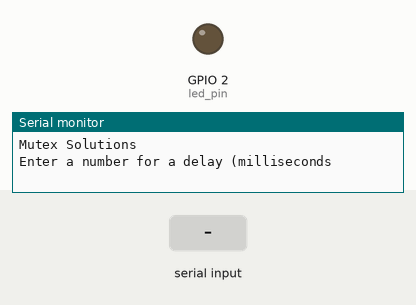
This sketch was run on a simulated ESP32. Shown: output pins drawn as LEDs (lit = HIGH), the last lines printed to the serial monitor. Dashed ring = blinking. The inputs (shaded band) are chosen by the test bench.

Above: at 1.8 s.
1.9 s: "90,45\n" received over Serial
At 1.91 s:
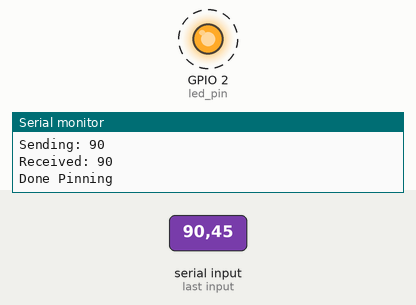
Timing chart, 0 to 10.9 s (numbered marks = the images above; inputs shaded):
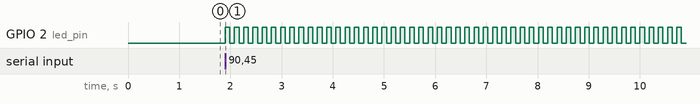

The sketch:

SemaphoresExample.ino
```cpp
//config to use 1 core
#if CONFIG_FREERTOS_UNICORE
static const BaseType_t app_cpu = 0;
#else
static const BaseType_t app_cpu = 1;
#endif

//Semaphores -
//Better used to control access to a shared device between task/threads. (Single it)
//It allows to put to different task into the critical section. Similiar to a mutex.
//Semaphores are commonly used to synchronise threads instead. Similiar to a Queue


//Mutex
/*
Implies ownership during a critical section ( 1 key)
priority inheritance - prevents higher priority task from being being blocked for a long time
*/

//Semaphore
/*
No ownership, but rather signals to task some shared resourse is ready to consume/read.
1 task increases semaphore val, 1 task decreases.
Good for ISR
*/

static const int led_pin = 2;      //LED pin
static SemaphoreHandle_t bin_sem;  //handle for semaphore reference

void blinkLED(void *parameters) {

  int num = *(int *)parameters;
  Serial.print("Received: ");
  Serial.println(num);

  xSemaphoreGive(bin_sem);  //Adds 1 to the semaphore obj

  pinMode(led_pin, OUTPUT);  //Data direction

  while (1) {  //Blink
    digitalWrite(led_pin, HIGH);
    vTaskDelay(num / portTICK_PERIOD_MS);
    digitalWrite(led_pin, LOW);
    vTaskDelay(num / portTICK_PERIOD_MS);
  }
}

void setup() {
  // put your setup code here, to run once:
  long int delay_arg;

  Serial.begin(115200);
  vTaskDelay(1000 / portTICK_PERIOD_MS);
  Serial.println();
  Serial.println("Mutex Solutions");
  Serial.println("Enter a number for a delay (milliseconds");

  while (Serial.available() <= 0) {  //Waits for an input
  };

  delay_arg = Serial.parseInt();  //Converts to an Int
  Serial.print("Sending: ");
  Serial.println(delay_arg);

  //will be initilize to zero, therefore don't have to take before creating the task
  bin_sem = xSemaphoreCreateBinary();  //Creates the Semaphore

  xTaskCreatePinnedToCore(
    blinkLED,  //func
    "Task 1",  //name
    1024,      //memory
    (void *)&delay_arg,
    1,         //priority
    NULL,      //handle null
    app_cpu);  //core

  //Do nothing until binary semaphore has been returned/parameter has been read.
  xSemaphoreTake(bin_sem, portMAX_DELAY);
  Serial.println("Done Pinning");
}

void loop() {
  // put your main code here, to run repeatedly:
}
```

Measured:
- after the input at 1.9 s, GPIO 2 (led_pin): alternates HIGH for 0.09 s and LOW for 0.09 s, starting at once
